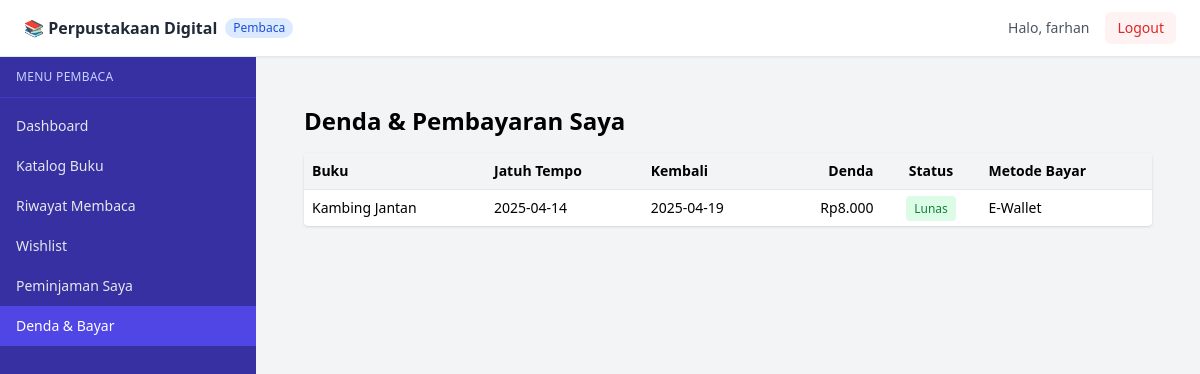
The app's page /pembaca/fines.php (signed in) with its own data.
### tables this page shows
CREATE TABLE IF NOT EXISTS fines (
    id INT PRIMARY KEY AUTO_INCREMENT,
    borrowing_id INT NOT NULL,
    amount DECIMAL(10,2) NOT NULL,
    fine_status ENUM('Belum bayar', 'Lunas') DEFAULT 'Belum bayar',
    FOREIGN KEY (borrowing_id) REFERENCES borrowings(id) ON DELETE CASCADE
);

CREATE TABLE IF NOT EXISTS books (
    id INT PRIMARY KEY AUTO_INCREMENT,
    publisher_id INT NOT NULL,
    title VARCHAR(255) NOT NULL,
    isbn VARCHAR(13) NOT NULL UNIQUE,
    publication_year YEAR,
    synopsis TEXT,
    total_pages INT,
    FOREIGN KEY (publisher_id) REFERENCES publishers(id) ON DELETE CASCADE
);

CREATE TABLE IF NOT EXISTS borrowings (
    id INT PRIMARY KEY AUTO_INCREMENT,
    user_id INT NOT NULL,
    book_id INT NOT NULL,
    borrow_date DATE NOT NULL,
    due_date DATE,
    return_date DATE,
    status ENUM('Dipinjam', 'Kembali', 'Terlambat') DEFAULT 'Dipinjam',
    FOREIGN KEY (user_id) REFERENCES users(id) ON DELETE CASCADE,
    FOREIGN KEY (book_id) REFERENCES books(id) ON DELETE CASCADE
);

CREATE TABLE IF NOT EXISTS payments (
    id INT PRIMARY KEY AUTO_INCREMENT,
    user_id INT NOT NULL,
    fine_id INT NULL,
    payment_amount DECIMAL(10,2) NOT NULL,
    payment_date TIMESTAMP DEFAULT CURRENT_TIMESTAMP,
    payment_method ENUM('E-Wallet', 'Bank Transfer'),
    FOREIGN KEY (user_id) REFERENCES users(id) ON DELETE CASCADE,
    FOREIGN KEY (fine_id) REFERENCES fines(id) ON DELETE SET NULL
);

### pembaca/fines.php (the view, shortened to what this page needs)
<?php
require_once '../config/database.php';
$user_id = $_SESSION['user_id'];
$sql = "SELECT f.id AS fine_id, f.amount, f.fine_status,
               b.borrow_date, b.due_date, b.return_date,
               bk.title AS judul_buku,
               p.payment_method, p.payment_date
        FROM fines f
        JOIN borrowings b ON f.borrowing_id = b.id
        JOIN books bk ON b.book_id = bk.id
        LEFT JOIN payments p ON p.fine_id = f.id
        WHERE b.user_id = ?
        ORDER BY f.fine_status ASC, b.due_date DESC";
$stmt = $conn->prepare($sql);
$stmt->bind_param('i', $user_id);
$stmt->execute();
$fines = $stmt->get_result();
require_once '../includes/header.php';
?>
<div class="max-w-4xl mx-auto">
    <h1 class="text-2xl font-bold mb-4">Denda & Pembayaran Saya</h1>
    <table class="w-full bg-white shadow rounded text-sm">
        <thead class="bg-gray-100">
            <tr>
                <th class="p-2 text-left">Buku</th>
                <th class="p-2 text-left">Jatuh Tempo</th>
                <th class="p-2 text-left">Kembali</th>
                <th class="p-2 text-right">Denda</th>
                <th class="p-2 text-center">Status</th>
                <th class="p-2 text-left">Metode Bayar</th>
            </tr>
        </thead>
        <tbody>
            <?php while ($row = $fines->fetch_assoc()): ?>
            <tr class="border-t">
                <td class="p-2"><?= htmlspecialchars($row['judul_buku']) ?></td>
                <td class="p-2"><?= $row['due_date'] ?></td>
                <td class="p-2"><?= $row['return_date'] ?? '-' ?></td>
                <td class="p-2 text-right">Rp<?= number_format($row['amount'], 0, ',', '.') ?></td>
                <td class="p-2 text-center">
                    <span class="px-2 py-1 rounded text-xs <?= $row['fine_status']==='Lunas' ? 'bg-green-100 text-green-700' : 'bg-red-100 text-red-700' ?>">
                        <?= $row['fine_status'] ?>
                    </span>
                </td>
                <td class="p-2"><?= $row['payment_method'] ?? '-' ?></td>
            </tr>
            <?php endwhile; ?>
        </tbody>
    </table>
</div>
<?php
require_once '../includes/footer.php';
?>

### records on screen
fines: books.title "Kambing Jantan", borrowing.due_date "2025-04-14", borrowing.return_date "2025-04-19", amount "8.000", fine_status "Lunas", payments.payment_method "E-Wallet"

### other values on screen
$_SESSION['role'] "Pembaca"
$_SESSION['username'] "farhan"
$currentRole "PEMBACA"
$menu['label'] "Dashboard"
$menu['label'] "Katalog Buku"
$menu['label'] "Riwayat Membaca"
$menu['label'] "Wishlist"
$menu['label'] "Peminjaman Saya"
$menu['label'] "Denda & Bayar"
